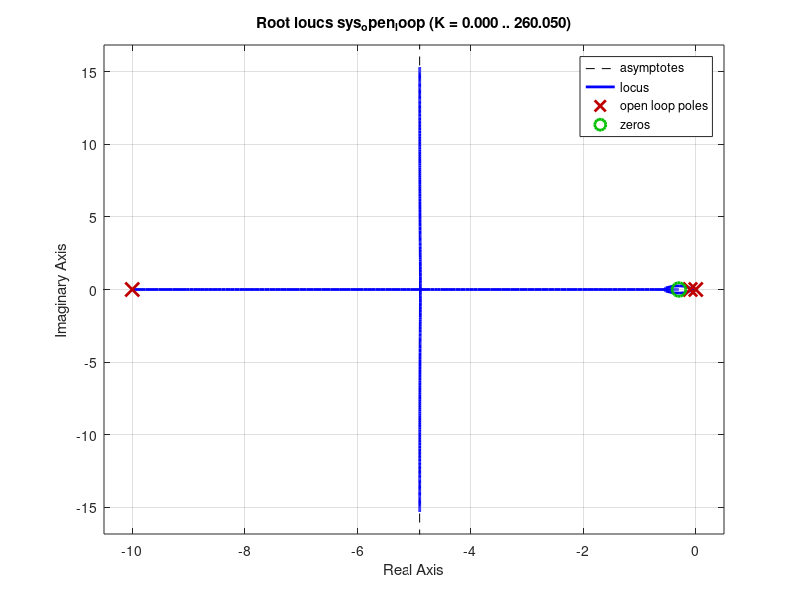
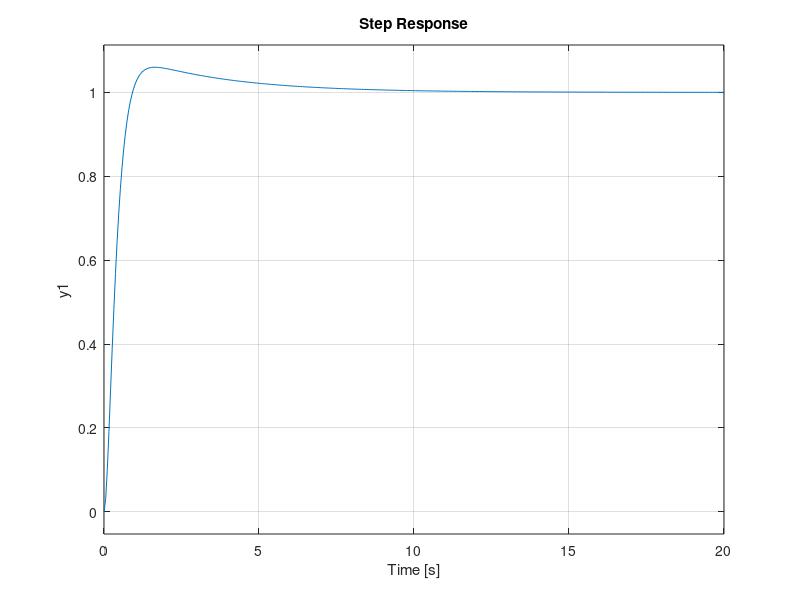

Write MATLAB code to recreate these figures, in order. (Note: this script raises an error after producing the figures.)
% Fuzzy Systems 2019 - Group 1
% Letros Konstantinos 8851
% Linear PI Controller Ser06

%% Clear
clear;
close all;

%% Set value of Zero
z = -0.3; % close to pole -0.1
c = -z;

%% Insert Open Loop System

% A(s) (without gain K)
numP = [1 c];
denP = [1 10.1 1 0];
sys_open_loop = tf(numP, denP);

%% Root Locus Plot
figure;
rlocus(sys_open_loop)

%% Choose Gains
Ka = 1;
Kp = 1;

K=25*Ka*Kp;

%% Insert Closed Loop System
sys_open_loop = K * sys_open_loop;
sys_closed_loop = feedback(sys_open_loop, 1, -1);

%% Step Response Plot
figure;
step(sys_closed_loop);

%% Check System Specifications

sysinfo = stepinfo(sys_closed_loop);
overShoot = sysinfo.Overshoot
riseTime = sysinfo.RiseTime

if riseTime > 0.6
    fprintf('Rise Time is : %d. Try again.',sysinfo.RiseTime);
end
if overShoot > 8
    fprintf('Overshoot is : %d %. Try again.',sysinfo.Overshoot);
end

%% Calculate K_I
Ki = c*Kp;